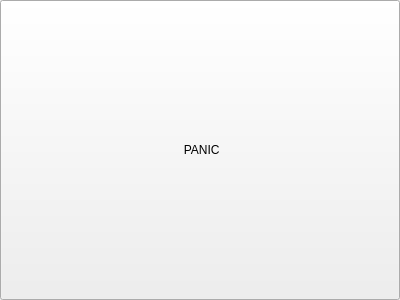
<?xml version="1.0" encoding="UTF-8"?>
<ui version="4.0">
 <class>PanicButton</class>
 <widget class="QWidget" name="PanicButton">
  <property name="geometry">
   <rect>
    <x>0</x>
    <y>0</y>
    <width>400</width>
    <height>300</height>
   </rect>
  </property>
  <property name="sizePolicy">
   <sizepolicy hsizetype="Minimum" vsizetype="Minimum">
    <horstretch>0</horstretch>
    <verstretch>0</verstretch>
   </sizepolicy>
  </property>
  <property name="windowTitle">
   <string>Form</string>
  </property>
  <layout class="QGridLayout" name="gridLayout">
   <property name="leftMargin">
    <number>0</number>
   </property>
   <property name="topMargin">
    <number>0</number>
   </property>
   <property name="rightMargin">
    <number>0</number>
   </property>
   <property name="bottomMargin">
    <number>0</number>
   </property>
   <property name="spacing">
    <number>0</number>
   </property>
   <item row="0" column="0">
    <widget class="QPushButton" name="pushButtonPanic">
     <property name="sizePolicy">
      <sizepolicy hsizetype="Minimum" vsizetype="Minimum">
       <horstretch>0</horstretch>
       <verstretch>0</verstretch>
      </sizepolicy>
     </property>
     <property name="minimumSize">
      <size>
       <width>0</width>
       <height>28</height>
      </size>
     </property>
     <property name="text">
      <string> PANIC</string>
     </property>
     <property name="icon">
      <iconset resource="../../libres/resources/icons.qrc">
       <normaloff>:/icons/panic.svg</normaloff>:/icons/panic.svg</iconset>
     </property>
     <property name="checkable">
      <bool>true</bool>
     </property>
    </widget>
   </item>
  </layout>
 </widget>
 <resources>
  <include location="../../libres/resources/icons.qrc"/>
 </resources>
 <connections>
  <connection>
   <sender>pushButtonPanic</sender>
   <signal>toggled(bool)</signal>
   <receiver>PanicButton</receiver>
   <slot>setPanic(bool)</slot>
   <hints>
    <hint type="sourcelabel">
     <x>199</x>
     <y>149</y>
    </hint>
    <hint type="destinationlabel">
     <x>199</x>
     <y>149</y>
    </hint>
   </hints>
  </connection>
 </connections>
 <slots>
  <slot>setPanic(bool)</slot>
 </slots>
</ui>
